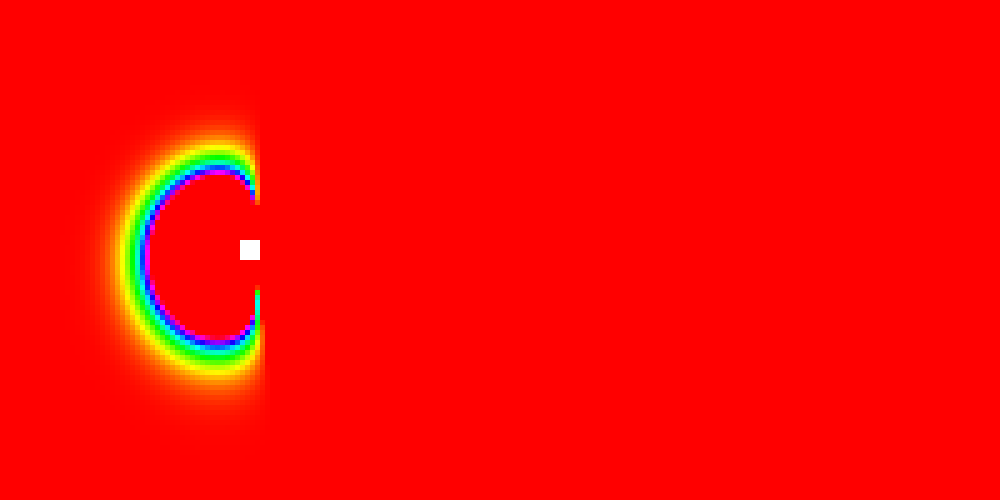
Frame 1 (no input)
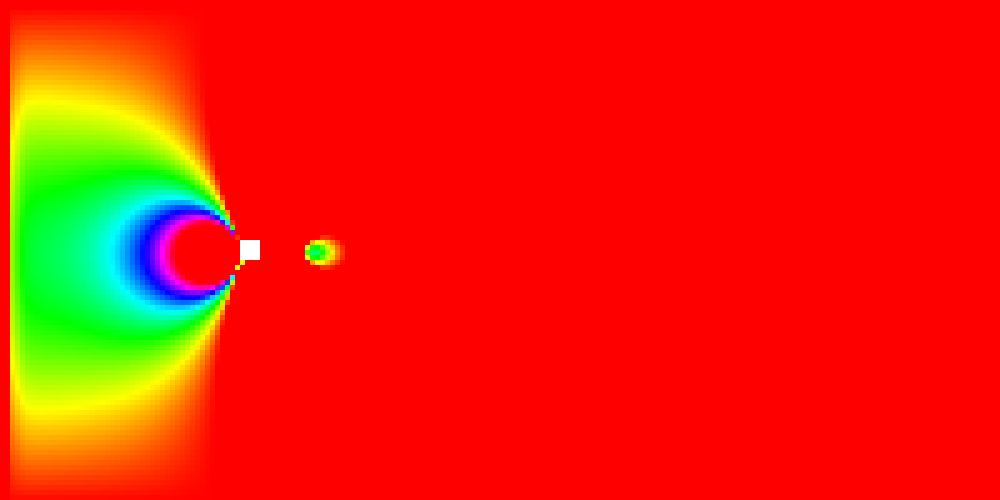
Frame 60 (the mouse pressed at the canvas centre just before this capture)
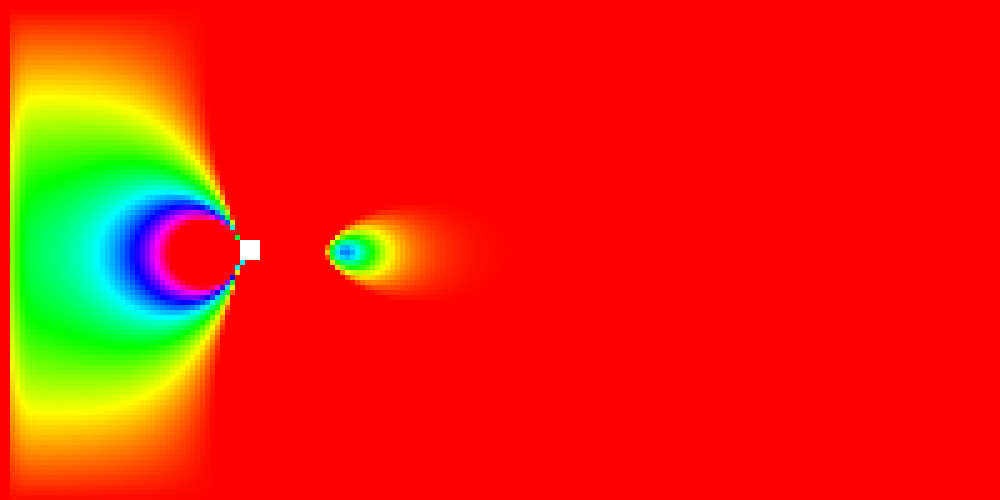
Frame 120 (the mouse held since frame 60 and released just before this capture)

The Processing sketch that drew these frames (run headless with seeded random() and noise(); from frame 60 on, the mouse is pressed at the canvas centre):

// Processing sketch: Karman_Vortex_1_0_1
// ── Karman_Vortex_1_0_1.pde
float pSize = 5;
int iter = 1;
Karman karman;

void setup(){
  size(1000, 500);
  //fullScreen();
  colorMode(HSB, 360, 100, 100);
  karman = new Karman();
  karman.boundaryConditionP();
  karman.boundaryConditionUV();
  noStroke();
}

void draw(){
  for(int i = 0; i < iter; i++){
    karman.poissonEquation();
    karman.project();
    karman.velocityEquation();
    karman.boundaryConditionUV();
    karman.project();
  }
  karman.show();
}
// ── Karman.pde
//based on this site https://github.com/eduidl/karman-vortex

class Karman{
  float Re = 70.0;//reynolds number
  float cfl = 0.2;//cfl number
  
  //sor parameters
  float omegap = 1.0;
  int maxitp = 100;
  float errorp = 0.0001;
  
  //int bi1 = 96, bi2 = 106, bj1 = 96, bj2 = 106;//box corner
  int bi1, bi2, bj1, bj2;
  
  //set delta
  float dx, dy, dt;
  
  int nx, ny;
  float[][] p_;
  float[][] u_;
  float[][] v_;

  Karman(){
    nx = int(width/pSize);
    ny = int(height/pSize);
    bi1 = nx/4 - ny/50;
    bi2 = nx/4 + ny/50;
    bj1 = ny/2 - ny/50;
    bj2 = ny/2 + ny/50;
    dx = 1.0/(bi2 - bi1);
    dy = 1.0/(bj2 - bj1);
    dt = cfl*min(dx, dy);
    p_ = new float[nx + 2][ny + 2];
    u_ = new float[nx + 2][ny + 2];
    v_ = new float[nx + 2][ny + 2];
    for(int i = 0; i < nx + 2; i++){
      for(int j = 0; j < ny + 2; j++){
        u_[i][j] = 1;
      }
    }
  }
  
  boolean withInSquare(int x, int y){
    return bi1 < x && x < bi2 && bj1 < y && y < bj2;
  }
  
  void boundaryConditionP(){
    //top bottom
    for(int j = 1; j <= ny; j++){
      p_[1][j] = 0.0;
      p_[nx][j] = 0.0;
    }
    
    //right left
    for(int i = 1; i <= nx; i++){
      p_[i][1] = 0.0;
      p_[i][ny] = 0.0;
    }
    
    //box corner
    p_[bi1][bj1] = p_[bi1-1][bj1-1];
    p_[bi1][bj2] = p_[bi1-1][bj2+1];
    p_[bi2][bj1] = p_[bi2+1][bj1-1];
    p_[bi2][bj2] = p_[bi2+1][bj2+1];
    
    //box top bottom
    for(int j = bj1+1; j < bj2; j++){
      p_[bi1][j] = p_[bi1-1][j];
      p_[bi2][j] = p_[bi2+1][j];
    }
    
    //box left right
    for(int i = bi1+1; i < bi2; i++){
      p_[i][bj1] = p_[i][bj1-1];
      p_[i][bj2] = p_[i][bj2+1];
    }
  }
  
  void boundaryConditionUV(){
    //top bottom
    for(int j = 1; j <= ny; j++){
      u_[1][j] = 1.0;
      u_[0][j] = 1.0;
      
      v_[1][j] = 0.0;
      v_[0][j] = 0.0;
      
      u_[nx][j] = 2.0*u_[nx - 1][j] - u_[nx - 2][j];
      u_[nx + 1][j] = 2.0*u_[nx][j] - u_[nx - 1][j];
      
      v_[nx][j] = 2.0*v_[nx - 1][j] - v_[nx - 2][j];
      v_[nx + 1][j] = 2.0*v_[nx][j] - v_[nx - 1][j];
    }
    
    //left right
    for(int i = 1; i <= nx; i++){
      u_[i][1] = 2.0*u_[i][2] - u_[i][3];
      u_[i][0] = 2.0*u_[i][1] - u_[i][2];
      
      v_[i][1] = 2.0*v_[i][2] - v_[i][3];
      v_[i][0] = 2.0*v_[i][1] - v_[i][2];
      
      u_[i][ny] = 2.0*u_[i][ny - 1] - u_[i][ny - 2];
      u_[i][ny + 1] = 2.0*u_[i][ny] - u_[i][ny - 1];
      
      v_[i][ny] = 2.0*v_[i][ny - 1] - v_[i][ny - 2];
      v_[i][ny + 1] = 2.0*v_[i][ny] - v_[i][ny - 1];
    }
    
    //in the box
    for(int i = bi1; i <= bi2; i++){
      for(int j = bj1; j <= bj2; j++){
        u_[i][j] = 0.0;
        v_[i][j] = 0.0;
      }
    }
  }
  
  void poissonEquation(){
    float[][] rhs = new float[nx + 2][ny + 2];
    for(int i = 2; i < nx; i++){
      for(int j = 2; j < ny; j++){
        if(withInSquare(i, j)) continue;
        
        float ux = (u_[i + 1][j] - u_[i - 1][j])/(2.0*dx);
        float uy = (u_[i][j + 1] - u_[i][j - 1])/(2.0*dy);
        float vx = (v_[i + 1][j] - v_[i - 1][j])/(2.0*dx);
        float vy = (v_[i][j + 1] - v_[i][j - 1])/(2.0*dy);
        rhs[i][j] = (ux + vy)/dt - (ux*ux + 2.0*uy*vx + vy*vy);
      }
    }
    
    for(int iter = 1; iter <= maxitp; iter++){
      float res = 0.0;
      for(int i = 2; i < nx; i++){
        for(int j = 2; j < ny; j++){
          if(withInSquare(i, j)) continue;
          
          float dp = ((p_[i + 1][j] + p_[i - 1][j])/(dx*dx) + 
                      (p_[i][j + 1] + p_[i][j - 1])/(dy*dy) - rhs[i][j])/
                      (2.0/(dx*dx) + 2.0/(dy*dy)) - p_[i][j];
          res += dp * dp;
          p_[i][j] += omegap * dp;
        }
      }
      boundaryConditionP();
      res = sqrt(res/(nx*ny));
      if(res < errorp) break;
    }
  }
  
  float KKSchemeX(float u, float[][] f, int i, int j){
    return (u*(-f[i + 2][j] + 8.0*(f[i + 1][j] - f[i - 1][j]) + f[i - 2][j])/(12.0*dx)
          + abs(u)*(f[i + 2][j] - 4.0*(f[i + 1][j] + f[i - 1][j]) + 6.0*f[i][j] + f[i - 2][j])/(4.0*dx));
  }
  
  float KKSchemeY(float v, float[][] f, int i, int j){
    return (v*(-f[i][j + 2] + 8.0*(f[i][j + 1] - f[i][j - 1]) + f[i][j - 2])/(12.0 * dy)
          + abs(v)*(f[i][j + 2] - 4.0*(f[i][j + 1] + f[i][j - 1]) + 6.0*f[i][j] + f[i][j - 2])/(4.0*dy));
  }
  
  void velocityEquation(){
    float[][] urhs = new float[nx + 2][ny + 2];
    float[][] vrhs = new float[nx + 2][ny + 2];
    
    for(int i = 2; i < nx; i++){
      for(int j = 2; j < ny; j++){
        if(withInSquare(i, j)) continue;
        
        urhs[i][j] = -(p_[i + 1][j] - p_[i - 1][j])/(2.0*dx) + 
                      (u_[i + 1][j] - 2.0*u_[i][j] + u_[i - 1][j])/(Re*dx*dx) +
                      (u_[i][j + 1] - 2.0*u_[i][j] + u_[i][j - 1])/(Re*dy*dy) - 
                      KKSchemeX(u_[i][j], u_, i, j) - KKSchemeY(v_[i][j], u_, i, j);
                      
        vrhs[i][j] = -(p_[i][j + 1] - p_[i][j - 1])/(2.0*dy) + 
                      (v_[i + 1][j] - 2.0*v_[i][j] + v_[i - 1][j])/(Re*dx*dx) + 
                      (v_[i][j + 1] - 2.0*v_[i][j] + v_[i][j - 1])/(Re*dy*dy) - 
                      KKSchemeX(u_[i][j], v_, i, j) - KKSchemeY(v_[i][j], v_, i, j);
      }
    }
    
    for(int i = 2; i < nx; i++){
      for(int j = 2; j < ny; j++){
        if(withInSquare(i, j)) continue;
        
        u_[i][j] += dt*urhs[i][j];
        v_[i][j] += dt*vrhs[i][j];
      }
    }
  }
  
  void show(){
    for(int i = 0; i < nx; i++){
      for(int j = 0; j < ny; j++){
        fill(p_[i][j]*3600, 100, 100);
        rect(i*pSize, j*pSize, pSize, pSize);
      }
    }
    fill(360);
    rect(bi1*pSize, bj1*pSize, (bi2-bi1)*pSize, (bj2-bj1)*pSize);
  }
  
  void lin_solve(int b, float[][] x, float[][] x0, float a, float c) {
    float cRecip = 1.0 / c;
    for (int k = 0; k < iter; k++) {
      for (int i = 1; i <= nx; i++) {
        for (int j = 1; j <= ny; j++) {
          //if(!isWall[IX(i, j)]){
          x[i][j] = (x0[i][j]+ a*(x[i+1][j]+x[i-1][j]+x[i][j+1]+x[i][j-1])) * cRecip;
          //}
        }
      }
      boundaryConditionUV();
    }
  }

  void project (){
    float[][] p = new float[nx + 2][ny + 2]; float[][] div = new float[nx + 2][ny + 2];
    float h = 1.0/ (float)ny;
    for(int i = 1; i <= nx; i++){
      for(int j = 1; j <= ny; j++){
        div[i][j] = -0.5*h*(u_[i+1][j]-u_[i-1][j]+v_[i][j+1]-v_[i][j-1]);
        p[i][j] = 0;
      }
    }
    boundaryConditionUV();
    lin_solve(0, p, div, 1, 4);//which is correct 6 or 4
    for(int i = 1; i < nx - 1; i++){
      for(int j = 1; j < ny - 1; j++){
        //if(!isWall[IX(i, j)]){
        u_[i][j] -= 0.5*(p[i+1][j]-p[i-1][j])/h;
        v_[i][j] -= 0.5*(p[i][j+1]-p[i][j-1])/h;
        //}
      }
    }
    boundaryConditionUV();
  }
}
